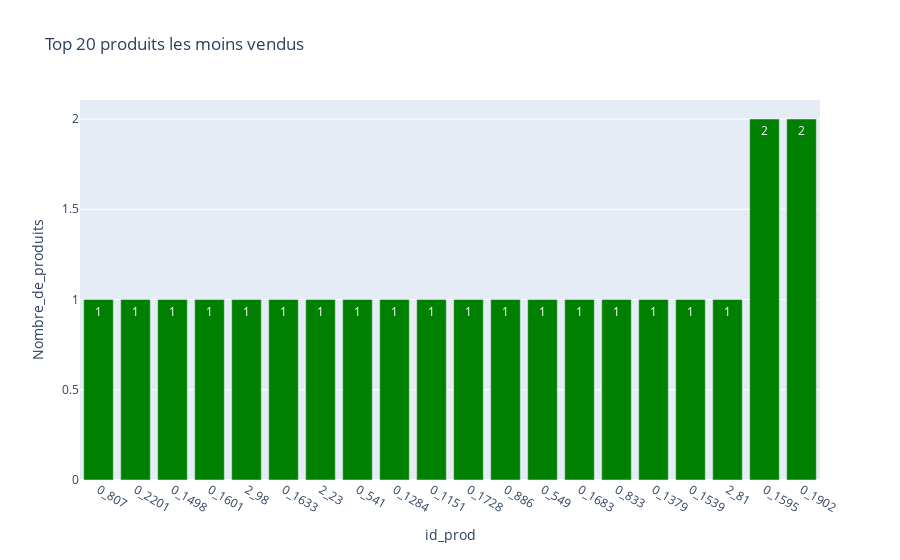

Notebook cell for this chart:
### Code cell
df_pro=df_pro.sort_values(['Nombre_de_produits'],ascending= [True]).reset_index(drop=True)
df_pro_flops=df_pro.head(20)
fig=px.bar(df_pro_flops,x='id_prod',y='Nombre_de_produits',text='Nombre_de_produits',title='Top 20 produits les moins vendus')
fig.update_traces(marker_color='green',textposition='inside')
fig.show()

### Figure 1 — Plotly figure (JSON) as saved in the notebook; plotly's stock layout.template omitted (floating-point values rounded to 4 significant figures)
{"data": [{"alignmentgroup": "True", "hovertemplate": "id_prod=%{x}<br>Nombre_de_produits=%{text}<extra></extra>", "legendgroup": "", "marker": {"color": "green", "pattern": {"shape": ""}}, "name": "", "offsetgroup": "", "orientation": "v", "showlegend": false, "text": [1, 1, 1, 1, 1, 1, 1, 1, 1, 1, 1, 1, 1, 1, 1, 1, 1, 1, 2, 2], "textposition": "inside", "type": "bar", "x": ["0_807", "0_2201", "0_1498", "0_1601", "2_98", "0_1633", "2_23", "0_541", "0_1284", "0_1151", "0_1728", "0_886", "0_549", "0_1683", "0_833", "0_1379", "0_1539", "2_81", "0_1595", "0_1902"], "xaxis": "x", "y": [1, 1, 1, 1, 1, 1, 1, 1, 1, 1, 1, 1, 1, 1, 1, 1, 1, 1, 2, 2], "yaxis": "y"}], "layout": {"barmode": "relative", "legend": {"tracegroupgap": 0}, "title": {"text": "Top 20 produits les moins vendus"}, "xaxis": {"anchor": "y", "domain": [0, 1], "title": {"text": "id_prod"}}, "yaxis": {"anchor": "x", "domain": [0, 1], "title": {"text": "Nombre_de_produits"}}}}
